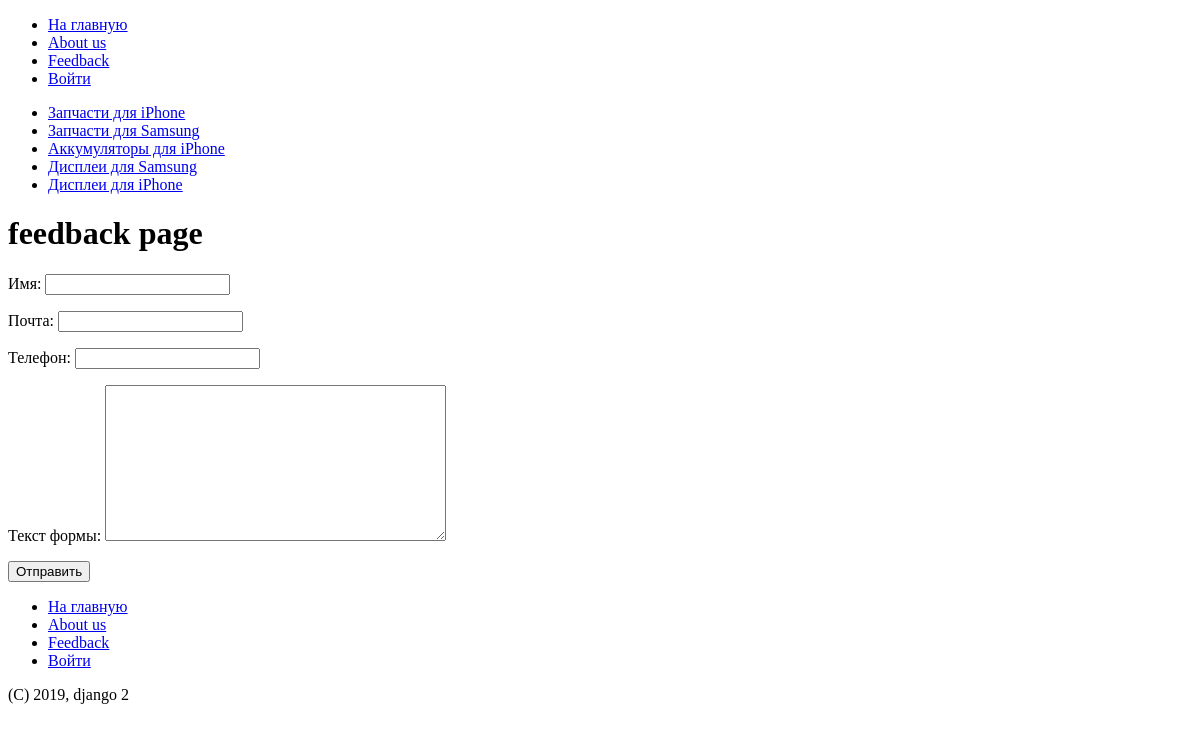
The app's page /feedback, older data.
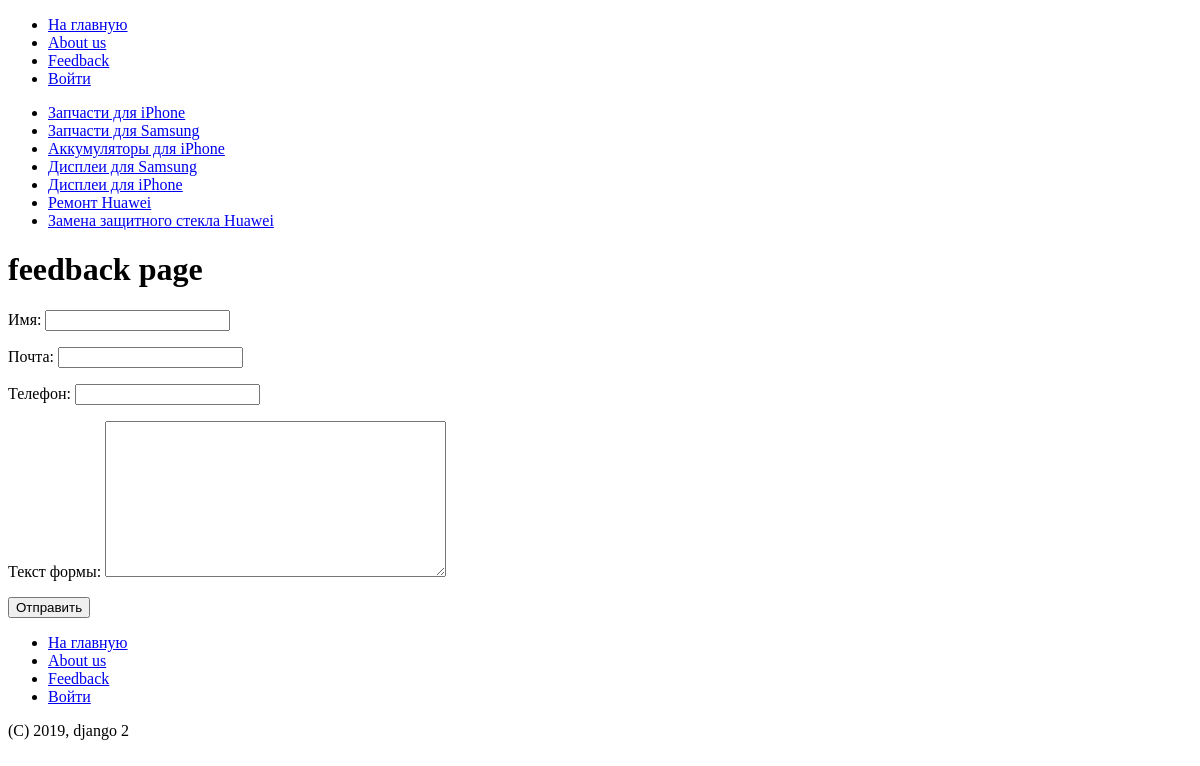
The same page, newer data.
### blog/models.py (models this page shows, shortened)
class Category(MPTTModel):
    name = models.CharField('название', max_length=40)
    active = models.BooleanField('Опубликовать', default=True)
    slug = models.SlugField('url', max_length=60)
    parent = TreeForeignKey('self', on_delete=models.CASCADE, null=True, blank=True, related_name='children')
    class Meta:  # Как будут именоваться в Джанго наши статьи
        verbose_name = 'Категория'
        verbose_name_plural = 'Категории'

### blog/views.py (the view, shortened to what this page needs)
# urls.py: path('feedback', FeedbackPage.as_view(), name='feedback_page'),
class FeedbackPage(View):
    def get(self, request):
        forms = FeedbackForm()
        print('наш GET: ' + str(forms))
        return render(request, 'blog/inner_pages/feedback.html', {'forms_list': forms})  # Передаем объект формы

### blog/forms/forms.py
class FeedbackForm(forms.ModelForm):
    class Meta:
        model = Feedback
        fields = ('name', 'email', 'phone', 'text')

### blog/context_processors.py (called while the page is built)
def category_list(request):
    return {'category_list': Category.objects.all()}

### templates/blog/inner_pages/feedback.html (shortened to what this page needs)
{% extends 'base.html' %}
{% block content %}
<h1>feedback page</h1>
<form action="" method="post">
    {{ forms_list.as_p }}
    <button type="submit">Отправить</button>
</form>
{% endblock content %}

### templates/include/header/categories.html
<ul>
{% for category in category_list %}
    <li>
        <a href="#">{{ category.name }}</a>
    </li>
{% endfor %}
</ul>

Row changes from the older to the newer data that the page shows:
added Category: name "Ремонт Huawei"
added Category: name "Замена защитного стекла Huawei"
